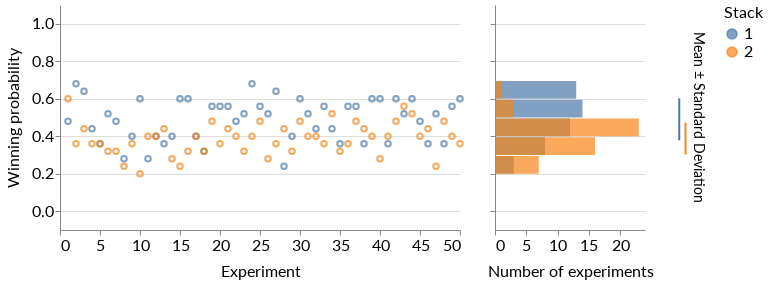

Notebook source saved alongside this figure:
### Markdown cell above
### Each repetition yields a different winning probability for each stack.

### Code cell
plot_repeated_experiments(data=data, n_card_pairs=n_card_pairs)

### Figure 1 — Vega-Lite specification as saved in the notebook (floating-point values rounded to 4 significant figures; data arrays with more than 128 entries replaced by an {"elided": "..."} marker saying what was removed)
{"config": {"title": {"fontSize": 24.0, "font": ["Lato", "Helvetica Neue", "Helvetica", "Arial", "Sans Serif"], "fontWeight": "normal"}, "axisX": {"labelFont": ["Lato", "Helvetica Neue", "Helvetica", "Arial", "Sans Serif"], "labelFontSize": 16, "titleFont": ["Lato", "Helvetica Neue", "Helvetica", "Arial", "Sans Serif"], "titleFontSize": 16, "titleFontWeight": "normal", "titlePadding": 10}, "axisY": {"labelFont": ["Lato", "Helvetica Neue", "Helvetica", "Arial", "Sans Serif"], "labelFontSize": 16, "titleFont": ["Lato", "Helvetica Neue", "Helvetica", "Arial", "Sans Serif"], "titleFontSize": 16, "titleFontWeight": "normal", "titlePadding": 10}, "legend": {"labelFont": ["Lato", "Helvetica Neue", "Helvetica", "Arial", "Sans Serif"], "labelFontSize": 16, "titleFont": ["Lato", "Helvetica Neue", "Helvetica", "Arial", "Sans Serif"], "titleFontSize": 16, "titleFontWeight": "normal"}, "text": {"font": ["Lato", "Helvetica Neue", "Helvetica", "Arial", "Sans Serif"], "fontSize": 14.4}, "axis": {"grid": false}, "view": {"strokeWidth": 0}}, "concat": [{"data": {"name": "data-683f7413d38cbe7e81534b1def1e6668"}, "mark": "point", "encoding": {"color": {"type": "nominal", "field": "stack"}, "x": {"type": "quantitative", "field": "experiment", "title": "Experiment"}, "y": {"type": "quantitative", "axis": {"grid": true, "values": [0.0, 0.2, 0.4, 0.6, 0.8, 1.0]}, "field": "p_win", "scale": {"domain": [-0.1, 1.1]}, "title": "Winning probability"}}, "height": 225, "selection": {"selector002": {"type": "single", "bind": {"input": "range", "min": 1, "max": 100, "step": 1, "name": "Card pairs per Experiment: "}, "init": {"card_pair": 25}}}, "transform": [{"filter": "(datum.card_pair <= toNumber(selector002.card_pair))"}, {"aggregate": [{"op": "mean", "field": "win", "as": "p_win"}], "groupby": ["stack", "experiment"]}], "width": 400}, {"data": {"name": "data-683f7413d38cbe7e81534b1def1e6668"}, "mark": {"type": "bar", "opacity": 0.7}, "encoding": {"color": {"type": "nominal", "field": "stack", "legend": {"title": "Stack"}}, "order": {"type": "quantitative", "field": "stack"}, "x": {"type": "quantitative", "aggregate": "count", "field": "experiment", "stack": null, "title": "Number of experiments"}, "y": {"type": "quantitative", "axis": {"grid": true, "labels": false, "title": null, "values": [0.0, 0.2, 0.4, 0.6, 0.8, 1.0]}, "bin": {"extent": [0, 1], "step": 0.1}, "field": "p_win", "scale": {"domain": [-0.1, 1.1]}}}, "height": 225, "selection": {"selector002": {"type": "single", "bind": {"input": "range", "min": 1, "max": 100, "step": 1, "name": "Card pairs per Experiment: "}, "init": {"card_pair": 25}}}, "transform": [{"filter": "(datum.card_pair <= toNumber(selector002.card_pair))"}, {"aggregate": [{"op": "mean", "field": "win", "as": "p_win"}], "groupby": ["stack", "experiment"]}], "width": 150}, {"layer": [{"data": {"name": "data-683f7413d38cbe7e81534b1def1e6668"}, "mark": {"type": "errorbar", "extent": "stdev", "rule": {"size": 2}}, "encoding": {"color": {"type": "nominal", "field": "stack"}, "x": {"type": "quantitative", "axis": null, "field": "stack"}, "y": {"type": "quantitative", "axis": null, "field": "p_win", "scale": {"domain": [-0.1, 1.1]}}}, "selection": {"selector002": {"type": "single", "bind": {"input": "range", "min": 1, "max": 100, "step": 1, "name": "Card pairs per Experiment: "}, "init": {"card_pair": 25}}}, "transform": [{"filter": "(datum.card_pair <= toNumber(selector002.card_pair))"}, {"aggregate": [{"op": "mean", "field": "win", "as": "p_win"}], "groupby": ["stack", "experiment"]}]}, {"data": {"name": "data-683f7413d38cbe7e81534b1def1e6668"}, "mark": {"type": "point", "size": 0}, "encoding": {"x": {"type": "quantitative", "field": "stack", "scale": {"domain": [1, 4]}}, "y": {"type": "quantitative", "aggregate": "mean", "field": "p_win", "scale": {"domain": [-0.1, 1.1]}}}, "selection": {"selector002": {"type": "single", "bind": {"input": "range", "min": 1, "max": 100, "step": 1, "name": "Card pairs per Experiment: "}, "init": {"card_pair": 25}}}, "transform": [{"filter": "(datum.card_pair <= toNumber(selector002.card_pair))"}, {"aggregate": [{"op": "mean", "field": "win", "as": "p_win"}], "groupby": ["stack", "experiment"]}]}, {"data": {"name": "data-cfb0c2bdaac45afb20e67f1aafe99e45"}, "mark": {"type": "text", "angle": 90, "baseline": "middle"}, "encoding": {"text": {"type": "nominal", "field": "text"}, "x": {"type": "quantitative", "field": "x"}, "y": {"type": "quantitative", "field": "y"}}}], "height": 225, "view": {"strokeWidth": 0}, "width": 25}], "$schema": "https://vega.github.io/schema/vega-lite/v4.8.1.json", "datasets": {"data-683f7413d38cbe7e81534b1def1e6668": {"elided": "10000 records"}, "data-cfb0c2bdaac45afb20e67f1aafe99e45": [{"x": 4, "y": 0.5, "text": "Mean ± Standard Deviation"}]}}
